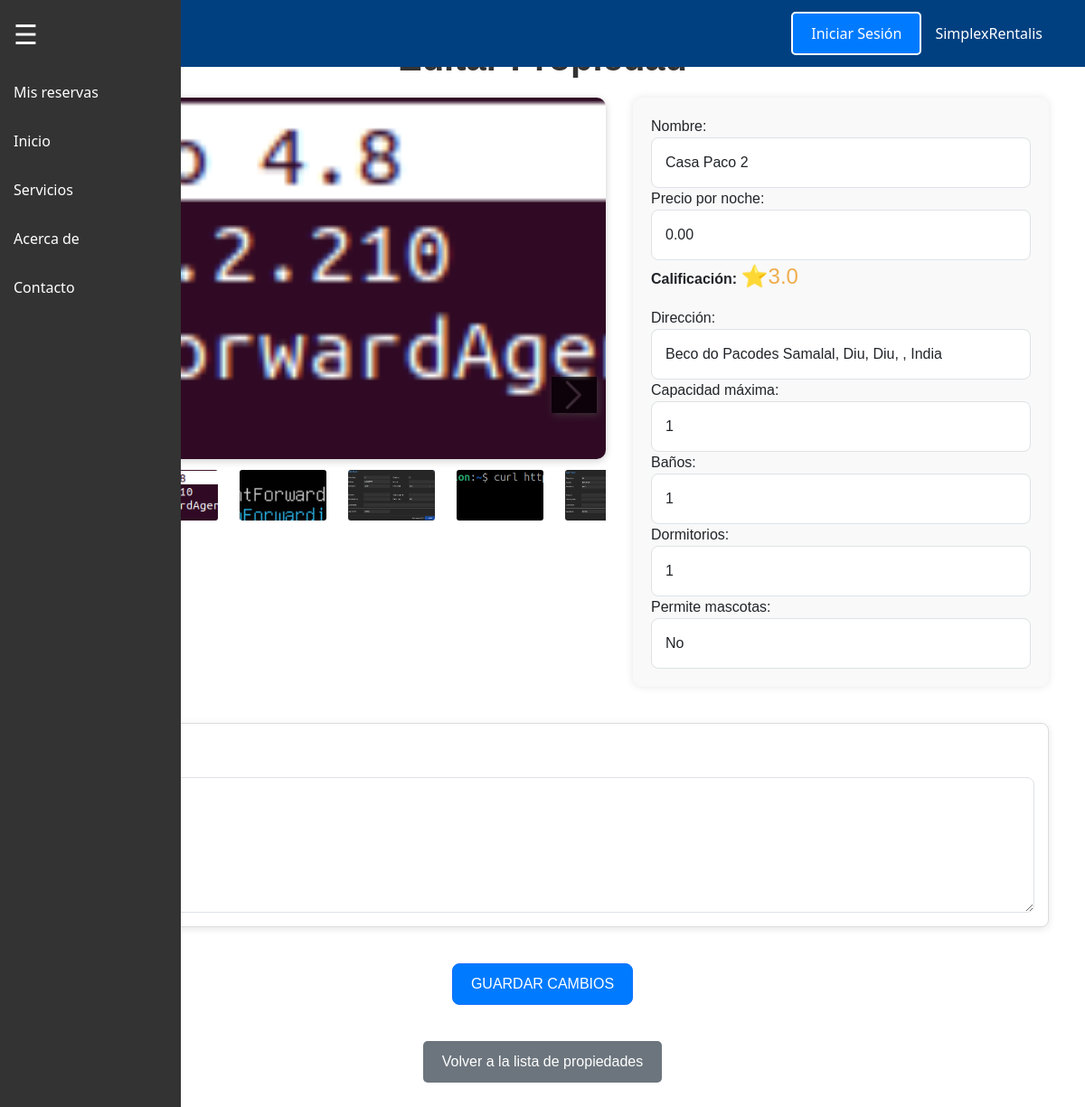
The app's page /editar_propiedad/22/ with its own data.
### SimplexRentalisAPP/models.py (models this page shows, shortened)
class Galeria(models.Model):
    id = models.AutoField(primary_key=True)
    propiedad = models.ForeignKey('Propiedades', related_name='gallery_images', on_delete=models.CASCADE)
    imagen = models.ImageField(upload_to='propiedades/', null=False, blank=False)
    descripcion = models.CharField(max_length=255, blank=True, null=True)
    portada = models.BooleanField(default=False)  # Si es la imagen principal de la propiedad
    class Meta:
        verbose_name = 'Imagen de la propiedad'
        verbose_name_plural = 'Galería de imágenes de las propiedades'

class Propiedades(models.Model):
    id = models.AutoField(primary_key=True)
    nombre = models.CharField(max_length=100, blank=False, null=False)
    descripcion = models.TextField(max_length=3000, blank=True, null=True)
    direccion = models.CharField(max_length=300, blank=False, null=False)
    precio_noche = MoneyField(max_digits=10, decimal_places=2, blank=False, null=False, default_currency='EUR')
    propietario = models.ForeignKey('User', on_delete=models.CASCADE, related_name='propiedades', blank=False, null=False)
    calificacion = models.DecimalField(
        default=3.0,
        blank=False,
        null=False,
        max_digits=3,
        validators=[MinValueValidator(1), MaxValueValidator(5)],
        decimal_places=1
    )
    permite_mascotas = models.BooleanField(default=False)
    en_mantenimiento = models.BooleanField(default=False)
    capacidad_maxima = models.IntegerField(default=1, blank=False, null=False)
    cantidad_banos = models.IntegerField(default=1, blank=False, null=False)
    cantidad_dormitorios = models.IntegerField(default=1, blank=False, null=False)
    galeria = models.ForeignKey('Galeria', on_delete=models.CASCADE, related_name='propiedades_galeria', blank=True, null=True)
    class Meta:
        constraints = [
            models.UniqueConstraint(fields=['direccion', 'propietario'], name='unique_direccion_propietario')
        ]

### SimplexRentalisAPP/views.py (the view)
# urls.py: path('editar_propiedad/<int:pk>/', views.editar_propiedad, name='editar_propiedad'),
def editar_propiedad(request, pk):
    propiedad = get_object_or_404(Propiedades, pk=pk)
    imagenes = Galeria.objects.filter(propiedad=propiedad)
    imagen_portada = imagenes.filter(portada=True).first() if imagenes else None
    if request.method == 'POST':
        form = PropiedadForm(request.POST, instance=propiedad)
        if form.is_valid():
            form.save()
            return redirect('propiedad_detallada', pk=propiedad.pk)
    else:
        form = PropiedadForm(instance=propiedad)
    return render(request, 'SimplexRentalisAPP/editar_propiedad.html', {
        'form': form,
        'propiedad': propiedad,
        'imagenes': imagenes,
        'imagen_portada': imagen_portada,
    })

### SimplexRentalisAPP/forms.py
class PropiedadForm(forms.ModelForm):
    class Meta:
        model = Propiedades
        fields = [
            'nombre', 'descripcion', 'direccion', 'precio_noche', 'calificacion', 'permite_mascotas', 'en_mantenimiento', 'capacidad_maxima'
        ]

### SimplexRentalisAPP/templates/SimplexRentalisAPP/editar_propiedad.html (shortened to what this page needs)
{% extends 'base.html' %}
{% load static %}
{% block content %}
<div id="main-content" style="max-width: 1200px; margin: auto; font-family: Arial, sans-serif; padding: 20px;">
    <h1 class="propiedad-title" style="text-align: center; margin-bottom: 20px; font-size: 2.5em; color: #333;">Editar Propiedad</h1>
    <form method="post" action="{% url 'editar_propiedad' propiedad.pk %}">
        <div class="detalle-container" style="display: flex; flex-wrap: wrap; gap: 20px; margin-bottom: 40px;">
            <div class="propiedad-image" style="flex: 3; position: relative;">
                <div class="image-navigation" style="position: absolute; top: 50%; left: 10px; transform: translateY(-50%); z-index: 10;">
                    <span class="arrow left-arrow" onclick="changeImageByArrow('prev')" style="cursor: pointer;">
                    </span>
                </div>
                {% if imagen_portada %}
                    <img src="{{ imagen_portada.imagen.url }}" alt="Imagen de Portada" class="img-fluid main-image" id="main-image"
                         style="width: 100%; height: 400px; object-fit: cover; border-radius: 10px;">
                {% else %}
                    <div class="no-imagen" style="text-align: center; font-size: 18px; color: gray; border: 1px solid #ccc; padding: 20px; border-radius: 10px;">
                        No hay imagen de portada disponible.
                    </div>
                {% endif %}
                <div class="thumbnails-container" style="display: flex; gap: 10px; margin-top: 10px; overflow-x: auto;">
                    {% for imagen in imagenes %}
                        <img src="{{ imagen.imagen.url }}" alt="{{ imagen.descripcion }}" class="thumbnail-image"
                             style="width: 100px; height: 60px; object-fit: cover; border-radius: 5px; cursor: pointer; border: 2px solid transparent;"
                             onclick="changeImage('{{ imagen.imagen.url }}', this)">
                    {% endfor %}
                </div>
                <div class="image-navigation" style="position: absolute; top: 50%; right: 10px; transform: translateY(-50%); z-index: 10;">
                    <span class="arrow right-arrow" onclick="changeImageByArrow('next')" style="cursor: pointer;">
                        <img src="{% static 'defaults/flecha-derecha.png' %}" alt="Flecha Derecha" style="width: 50px; opacity: 0.7; filter: drop-shadow(2px 2px 4px #444);">
                    </span>
                </div>
            </div>
            <div class="propiedad-summary" style="flex: 2; background-color: #f9f9f9; padding: 20px; border-radius: 10px; box-shadow: 0 0 10px rgba(0, 0, 0, 0.1);">
                <div>
                    <label for="nombre">Nombre:</label>
                    <input type="text" id="nombre" name="nombre" value="{{ propiedad.nombre }}" class="form-control" required>
                </div>
                <div>
                    <label for="precio_noche">Precio por noche:</label>
                    <input type="number" id="precio_noche" name="precio_noche" value="{{ propiedad.precio_noche }}" class="form-control" required>
                </div>
                <p><strong>Calificación:</strong>
                    <span style="color: #f0ad4e; font-size: 1.5em;">⭐{{ propiedad.calificacion }}</span>
                </p>
                <div>
                    <label for="direccion">Dirección:</label>
                    <input type="text" id="direccion" name="direccion" value="{{ propiedad.direccion }}" class="form-control" required>
                </div>
                <div>
                    <label for="capacidad_maxima">Capacidad máxima:</label>
                    <input type="number" id="capacidad_maxima" name="capacidad_maxima" value="{{ propiedad.capacidad_maxima }}" class="form-control" required>
                </div>
                <div>
                    <label for="cantidad_banos">Baños:</label>
                    <input type="number" id="cantidad_banos" name="cantidad_banos" value="{{ propiedad.cantidad_banos }}" class="form-control" required>
                </div>
                <div>
                    <label for="cantidad_dormitorios">Dormitorios:</label>
                    <input type="number" id="cantidad_dormitorios" name="cantidad_dormitorios" value="{{ propiedad.cantidad_dormitorios }}" class="form-control" required>
                </div>
                <div>
                    <label for="permite_mascotas">Permite mascotas:</label>
                    <select id="permite_mascotas" name="permite_mascotas" class="form-control" required>
                        <option value="False" {% if not propiedad.permite_mascotas %}selected{% endif %}>No</option>
                    </select>
                </div>
            </div>
        </div>
        <div class="descripcion-container" id="descripcion" style="margin-bottom: 40px;">
            <h3>Descripción</h3>
            <textarea name="descripcion" class="form-control" rows="5" required>{{ propiedad.descripcion }}</textarea>
        </div>
        <div class="text-center" style="margin-bottom: 40px;">
            <button type="submit" class="btn btn-primary" style="padding: 10px 20px; font-size: 1em;">Guardar cambios</button>
        </div>
    </form>
    <div class="back-link" style="text-align: center;">
        <a href="{% url 'propiedades' %}" class="btn" style="background-color: #6c757d; color: white; padding: 10px 20px; text-decoration: none; border-radius: 5px;">Volver a la lista de propiedades</a>
    </div>
</div>
{% endblock %}

### static/css/style.css (style rules this page uses)
#main-content { margin-left: 60px; margin-top: 60px; padding: 20px; }
.propiedad-image img { width: 100%; height: 200px; object-fit: cover; }
#main-content { max-width: 1200px; margin: auto; padding: 20px; }
.propiedad-title { text-align: center; margin-bottom: 20px; font-size: 2em; }
.detalle-container { display: flex; margin-bottom: 40px; }
.propiedad-image { position: relative; width: 50%; padding-right: 10px; }
.main-image { width: 100%; height: auto; border-radius: 8px; box-shadow: 0 2px 8px rgba(0, 0, 0, 0.2); transition: transform 0.3s; }
.thumbnail-image { width: 80px; height: 80px; border-radius: 4px; margin-right: 5px; cursor: pointer; transition: transform 0.2s, border 0.2s; border: 2px solid transparent; }
.thumbnails-container { display: flex; overflow: hidden; position: relative; height: 80px; }
.thumbnails-container img { width: 80px; height: 80px; margin: 0 5px; cursor: pointer; transition: transform 0.2s; }
.descripcion-container, .opiniones-container { margin-top: 30px; padding: 15px; border: 1px solid #ddd; border-radius: 8px; background-color: #fff; box-shadow: 0 2px 8px rgba(0, 0, 0, 0.1); }
h3 { margin-bottom: 10px; }
.back-link { text-align: center; margin-top: 30px; }
.btn { background-color: #007bff; color: white; padding: 10px 20px; border-radius: 5px; text-decoration: none; }
.form-control, .form-control-lg { border-radius: 8px; padding: 15px; }
.btn-primary { background-color: #007bff; border-radius: 8px; padding: 12px 20px; text-transform: uppercase; transition: background-color 0.3s ease; }
textarea.form-control { height: 150px; resize: vertical; }
.propiedad-title { font-size: 2rem; font-weight: bold; margin-bottom: 20px; color: #333; }
.descripcion-container h3 { font-size: 1.5rem; margin-bottom: 15px; }
.arrow { font-size: 40px; cursor: pointer; position: absolute; top: 50%; transform: translateY(-50%); z-index: 10; }
.left-arrow { left: 10px; }
.right-arrow { right: 10px; }
.arrow img { width: 40px; height: 40px; transition: transform 0.2s ease-in-out; }

### records on screen
Galeria: imagen (picture)
Galeria: imagen (picture)
Galeria: imagen (picture)
Galeria: imagen (picture)
Galeria: imagen (picture)
Propiedades: nombre "Casa Paco 2", precio_noche "0.00", calificacion "3.0", direccion "Beco do Pacodes Samalal, Diu, Diu, , India", capacidad_maxima "1", cantidad_banos "1", cantidad_dormitorios "1", permite_mascotas "No", descripcion "qwsqwegffw"
